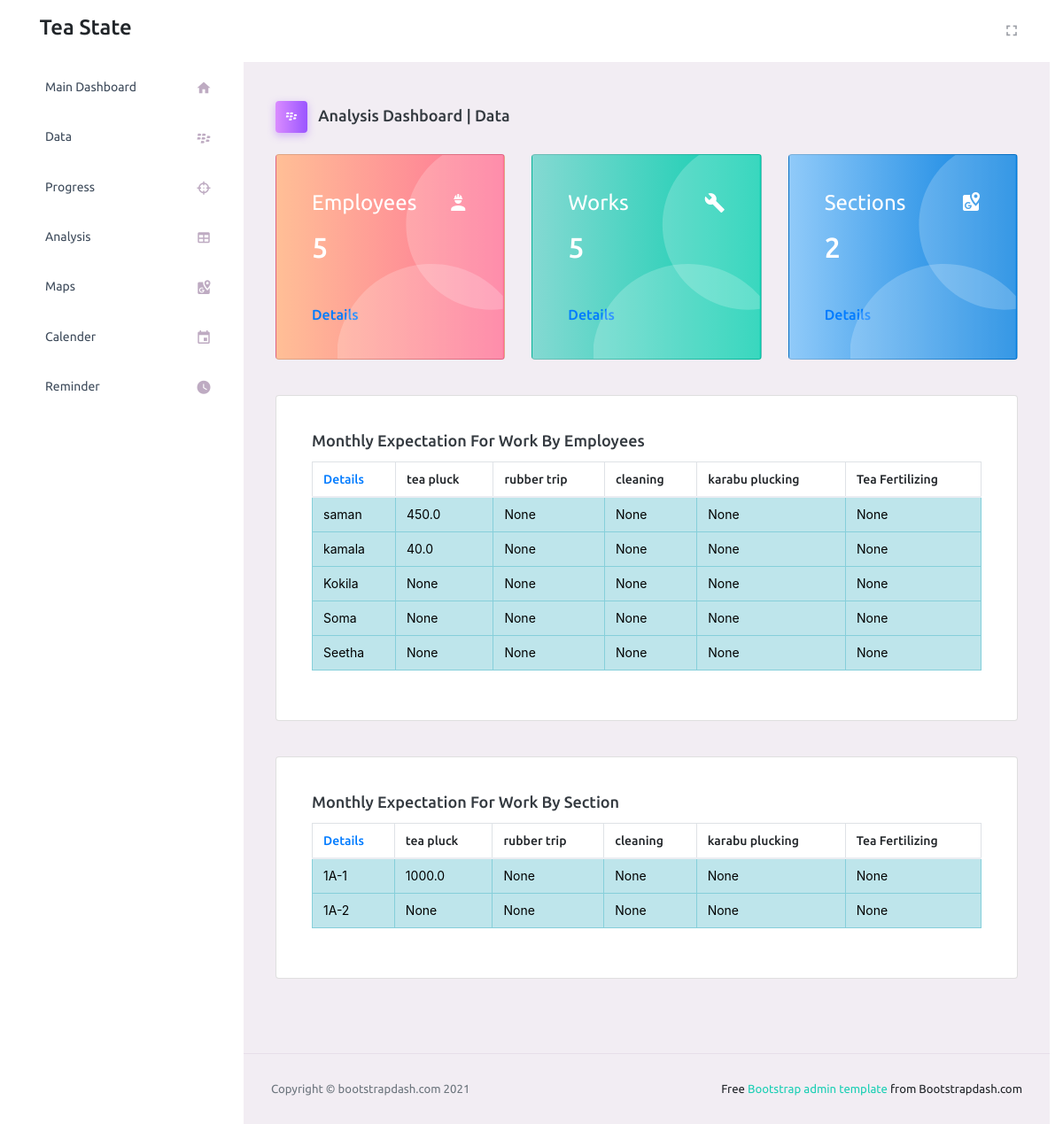
The app's page /analysis/Data/ (signed in) with its own data.
### Main/models.py (models this page shows, shortened)
class Work(models.Model):
    name = models.CharField(max_length=50)
    description = models.TextField(blank=True)
    unit = models.CharField(max_length=50)
    dateCreated = models.DateTimeField(auto_now_add=True)
    dateUpdated = models.DateTimeField(auto_now=True)

class Employee(models.Model):
    GENDER_MALE = 0
    GENDER_FEMALE = 1
    GENDER_CHOICES = [(GENDER_MALE, 'Male'), (GENDER_FEMALE, 'Female')]
    name = models.CharField(max_length=50)
    gender = models.IntegerField(choices=GENDER_CHOICES)
    telephoneNo = models.CharField(max_length=50, blank=True, null=True)
    description = models.TextField(blank=True)
    dateCreated = models.DateTimeField(auto_now_add=True)
    dateUpdated = models.DateTimeField(auto_now=True)
    img = models.ImageField(upload_to='emp_images', default='default_emp.png')
    def __str__(self):
        return self.name

class Employee_Work(models.Model):
    _employee = models.ForeignKey(Employee, on_delete=models.CASCADE, null=True)
    _work = models.ForeignKey(Work, on_delete=models.CASCADE, null=True)
    value = models.FloatField(help_text='for 30 days')

class Section(models.Model):
    name = models.CharField(max_length=50)
    description = models.TextField(blank=True)
    dateCreated = models.DateTimeField(auto_now_add=True)
    dateUpdated = models.DateTimeField(auto_now=True)
    img = models.ImageField(upload_to='section_images', default='default_section.png')
    def __str__(self):
        return self.name

class Section_Work(models.Model):
    _section = models.ForeignKey(Section, on_delete=models.CASCADE, null=True)
    _work = models.ForeignKey(Work, on_delete=models.CASCADE, null=True)
    value = models.FloatField(help_text='for 30 days')

### Main/views.py (the view)
# urls.py: path('Data/', views.data, name='data'),
@login_required
def data(request):
    allWorks = Work.objects.all()
    allSections = Section.objects.all()
    allEmps = Employee.objects.all()
    return render(request, 'Main/data.html',
                  {'allWorks': allWorks, 'allSections': allSections, 'allEmps': allEmps,
                   'FullWorkEmpTable': FullWorkEmpTable(), 'FullWorkSecTable': FullWorkSecTable(),
                   'workEmpUrl': '', 'workSectionUrl': '', 'pg_name': 'Data', 'pg_icon': 'blackberry'})

### Main/views.py (called while the page is built)
def FullWorkEmpTable():
    allWorks = Work.objects.all()
    allEmps = Employee.objects.all()
    WorkEmpTable = []
    for rowNo in range(len(allEmps)):
        row = [f'{allEmps[rowNo]}']
        for colNo in range(len(allWorks)):
            work_emp = list(Employee_Work.objects.filter(_work_id=allWorks[colNo].id, _employee_id=allEmps[rowNo].id))
            row.append(None if len(work_emp) == 0 else work_emp[-1].value)
        WorkEmpTable.append(row)
    headerWorkEmpTable = []
    headerWorkEmpTable.extend([work.name for work in allWorks])
    return [headerWorkEmpTable, WorkEmpTable]

def FullWorkSecTable():
    allWorks = Work.objects.all()
    allSections = Section.objects.all()
    WorkSecTable = []
    for rowNo in range(len(allSections)):
        row = [f'{allSections[rowNo]}']
        for colNo in range(len(allWorks)):
            work_sec = list(Section_Work.objects.filter(_work_id=allWorks[colNo].id, _section_id=allSections[rowNo].id))
            row.append(None if len(work_sec) == 0 else work_sec[-1].value)
        WorkSecTable.append(row)
    headerWorkSecTable = []
    headerWorkSecTable.extend([work.name for work in allWorks])
    return [headerWorkSecTable, WorkSecTable]

### Main/Templates/Main/data.html (shortened to what this page needs)
{% extends 'Main/base.html' %}
{% load jazzmin %}
{% load static %}
{% block content %}
<div class="row">
              <div class="col-md-4 stretch-card grid-margin">
                <div class="card bg-gradient-danger card-img-holder text-white">
                  <div class="card-body">
                    <img src="{% static 'assets/images/dashboard/circle.svg' %}" class="card-img-absolute" alt="circle-image" />
                    <h4 class="font-weight-normal mb-3">Employees </h4>
                    <h2 class="mb-5">{{ allEmps.count }}</h2>
                    <a href="{% url 'emps' %}" class="card-link">
                    <h6 class="card-text">Details</h6>
                    </a>
                  </div>
                </div>
              </div>
              <div class="col-md-4 stretch-card grid-margin">
                <div class="card bg-gradient-success card-img-holder text-white">
                  <div class="card-body">
                    <img src="{% static 'assets/images/dashboard/circle.svg' %}" class="card-img-absolute" alt="circle-image" />
                    <h4 class="font-weight-normal mb-3">Works
                    </h4>
                    <h2 class="mb-5">{{ allWorks.count }}</h2>
                    <a href="{% url 'works' %}" class="card-link">
                    <h6 class="card-text">Details</h6>
                    </a>
                  </div>
                </div>
              </div>
              <div class="col-md-4 stretch-card grid-margin">
                <div class="card bg-gradient-info card-img-holder text-white">
                  <div class="card-body">
                    <img src="{% static 'assets/images/dashboard/circle.svg' %}" class="card-img-absolute" alt="circle-image" />
                    <h4 class="font-weight-normal mb-3">Sections
                    </h4>
                    <h2 class="mb-5">{{ allSections.count }}</h2>
                    <a href="{% url 'map' %}" class="card-link">
                    <h6 class="card-text">Details</h6>
                    </a>
                  </div>
                </div>
              </div>
            </div>
<div class="row">
              <div class="col-lg-12 grid-margin stretch-card">
                <div class="card">
                  <div class="card-body">
                    <h4 class="card-title">Monthly Expectation For Work By Employees</h4>
                    <table class="table table-bordered">
                      <thead>
                        <tr>
                          <th><a href="" class="card-link"> Details </a></th>
                          {% for i in FullWorkEmpTable.0 %}
                            <th> {{ i }} </th>
                          {% endfor %}
                        </tr>
                      </thead>
                      <tbody>
                          {% for i in FullWorkEmpTable.1 %}
                            <tr class="table-info">
                              {% for j in i %}
                                <td> {{ j }}</td>
                              {% endfor %}
                            </tr>
                          {% endfor %}
                      </tbody>
                    </table>
                  </div>
                </div>
              </div>
            </div>
<div class="row">
              <div class="col-lg-12 grid-margin stretch-card">
                <div class="card">
                  <div class="card-body">
                    <h4 class="card-title">Monthly Expectation For Work By Section</h4>
                    <table class="table table-bordered">
                      <thead>
                        <tr>
                          <th><a href="" class="card-link"> Details </a></th>
                          {% for i in FullWorkSecTable.0 %}
                            <th> {{ i }} </th>
                          {% endfor %}
                        </tr>
                      </thead>
                      <tbody>
                          {% for i in FullWorkSecTable.1 %}
                            <tr class="table-info">
                              {% for j in i %}
                                <td> {{ j }}</td>
                              {% endfor %}
                            </tr>
                          {% endfor %}
                      </tbody>
                    </table>
                  </div>
                </div>
              </div>
            </div>
{% endblock %}

### records on screen
Work: 0 "tea pluck", 0 "tea pluck"
Work: 0 "rubber trip", 0 "rubber trip"
Work: 0 "cleaning", 0 "cleaning"
Work: 0 "karabu plucking", 0 "karabu plucking"
Work: 0 "Tea Fertilizing", 0 "Tea Fertilizing"
Employee: i "saman"
Employee_Work: i "450.0"
Employee: i "kamala"
Employee_Work: i "40.0"
Employee: i "Kokila"
Employee: i "Soma"
Employee: i "Seetha"
Section: i "1A-1"
Section_Work: i "1000.0"
Section: i "1A-2"

### other values on screen
{{ pg_name }} "Data"
{{ allEmps.count }} "5"
{{ allWorks.count }} "5"
{{ allSections.count }} "2"
{{ j }} "None" "None" "None" "None" "None" "None" "None" "None" "None" "None" "None" "None" "None" "None" "None" "None" "None" "None" "None" "None" "None" "None" "None"
{{ j }} "None" "None" "None" "None" "None" "None" "None" "None" "None"
